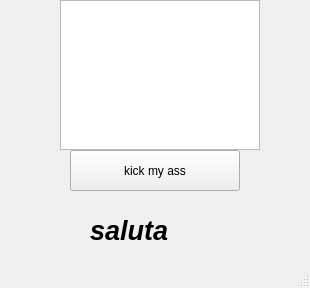
<?xml version="1.0" encoding="UTF-8"?>
<ui version="4.0">
 <class>MainWindow</class>
 <widget class="QMainWindow" name="MainWindow">
  <property name="geometry">
   <rect>
    <x>0</x>
    <y>0</y>
    <width>310</width>
    <height>288</height>
   </rect>
  </property>
  <property name="windowTitle">
   <string>MainWindow</string>
  </property>
  <widget class="QWidget" name="centralwidget">
   <widget class="QPushButton" name="kick_btn">
    <property name="geometry">
     <rect>
      <x>70</x>
      <y>150</y>
      <width>170</width>
      <height>41</height>
     </rect>
    </property>
    <property name="text">
     <string>kick my ass</string>
    </property>
    <property name="checkable">
     <bool>true</bool>
    </property>
   </widget>
   <widget class="QLabel" name="kicked_lbl">
    <property name="geometry">
     <rect>
      <x>30</x>
      <y>200</y>
      <width>241</width>
      <height>21</height>
     </rect>
    </property>
    <property name="text">
     <string/>
    </property>
   </widget>
   <widget class="QGraphicsView" name="graphicsView">
    <property name="geometry">
     <rect>
      <x>60</x>
      <y>0</y>
      <width>200</width>
      <height>150</height>
     </rect>
    </property>
   </widget>
   <widget class="QLabel" name="label">
    <property name="geometry">
     <rect>
      <x>90</x>
      <y>220</y>
      <width>111</width>
      <height>20</height>
     </rect>
    </property>
    <property name="font">
     <font>
      <pointsize>20</pointsize>
      <italic>true</italic>
      <bold>true</bold>
      <underline>false</underline>
     </font>
    </property>
    <property name="text">
     <string>saluta</string>
    </property>
   </widget>
  </widget>
  <widget class="QMenuBar" name="menubar">
   <property name="geometry">
    <rect>
     <x>0</x>
     <y>0</y>
     <width>310</width>
     <height>17</height>
    </rect>
   </property>
  </widget>
  <widget class="QStatusBar" name="statusbar"/>
 </widget>
 <resources/>
 <connections/>
</ui>
